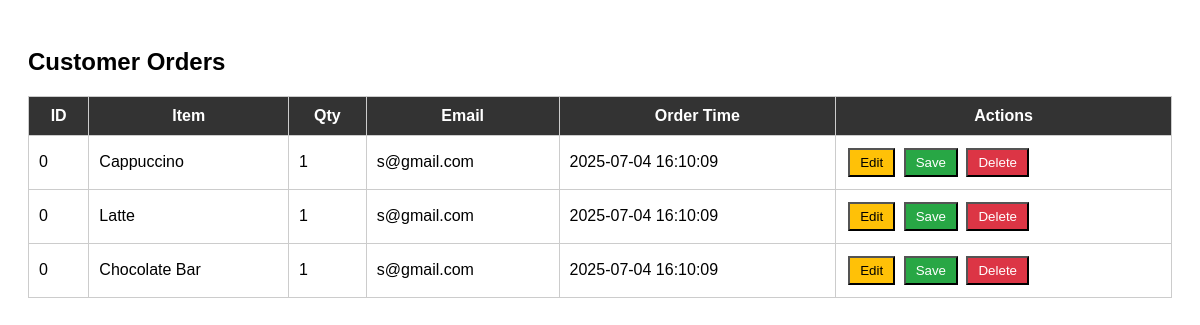
Screenshot of /php-admin-panel-main/view_orders.php with the database file from the repository.
### tables this page shows
CREATE TABLE `orders` (
  `id` int(11) NOT NULL,
  `item_name` varchar(255) NOT NULL,
  `quantity` int(11) NOT NULL DEFAULT 1,
  `customer_email` varchar(255) DEFAULT NULL,
  `order_time` timestamp NOT NULL DEFAULT current_timestamp()
);

### php-admin-panel-main/view_orders.php (the view, shortened to what this page needs)
<?php
$conn = new mysqli("localhost", "root", "", "techbrew");
$result = $conn->query("SELECT * FROM orders ORDER BY order_time DESC");
?>
<!DOCTYPE html>
<html>
<head>
</head>
<body>
    <h2>Customer Orders</h2>
    <table>
        <tr>
            <th>ID</th>
            <th>Item</th>
            <th>Qty</th>
            <th>Email</th>
            <th>Order Time</th>
            <th>Actions</th>
        </tr>
        <?php while ($row = $result->fetch_assoc()): ?>
        <tr id="row-<?= $row['id'] ?>">
            <td><?= $row['id'] ?></td>
            <td><?= htmlspecialchars($row['item_name']) ?></td>
            <td contenteditable="false" class="editable" data-field="quantity"><?= $row['quantity'] ?></td>
            <td contenteditable="false" class="editable" data-field="customer_email"><?= htmlspecialchars($row['customer_email']) ?></td>
            <td><?= $row['order_time'] ?></td>
            <td>
                <button class="edit-btn" onclick="enableEdit(<?= $row['id'] ?>)">Edit</button>
                <button class="save-btn" onclick="saveEdit(<?= $row['id'] ?>)">Save</button>
                <button class="delete-btn" onclick="deleteOrder(<?= $row['id'] ?>)">Delete</button>
            </td>
        </tr>
        <?php endwhile; ?>
    </table>
</body>
</html>

### php-admin-panel-main/view_orders.php (style rules this page uses)
body { font-family: Arial; padding: 20px; }
table { border-collapse: collapse; width: 100%; margin-top: 20px; }
th, td { padding: 10px; border: 1px solid #ccc; }
th { background: #333; color: white; }
button { padding: 5px 10px; margin: 2px; cursor: pointer; }
.edit-btn { background-color: #ffc107; }
.save-btn { background-color: #28a745; color: white; }
.delete-btn { background-color: #dc3545; color: white; }

### rows the page displays
orders: id "0", item_name "Cappuccino", quantity "1", customer_email "s@gmail.com", order_time "2025-07-04 16:10:09"
orders: id "0", item_name "Latte", quantity "1", customer_email "s@gmail.com", order_time "2025-07-04 16:10:09"
orders: id "0", item_name "Chocolate Bar", quantity "1", customer_email "s@gmail.com", order_time "2025-07-04 16:10:09"
